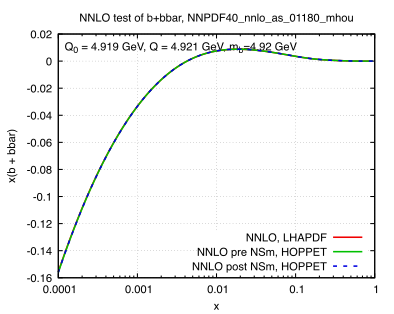

Here is the gnuplot script that generated this plot:
# gnuplot file, template generated automatically with
# /Users/gsalam/scripts/gptemplate.py MTM-NSm-test-plots.gp

set term pdfcairo enhanced font 'Helvetica,12pt' lw 1.5 size 10cm,8cm
set  style data lines
set lt 1 pt 4 ps 0.6 lw 1.5 lc rgb '#f00000'
set lt 2 pt 5 ps 0.6 lw 1.5 lc rgb '#00c000'
set lt 3 pt 6 ps 0.6 lw 1.5 lc rgb '#0000e0'
set lt 4 pt 7 ps 0.6 lw 1.5 lc rgb '#ff8000'
set lt 5 pt 8 ps 0.6 lw 1.5 lc rgb '#5070ff'
set key spacing 1.3

set output 'MTM-NSm-test-plots.pdf'

set log x
set xrange [1e-4:]
set xlabel 'x'
set grid

ncol=11
uV="2"
dV="3"
udS="5"
sTot="6"
sV="7"
bTot="10"
g="11"

file2(n)=sprintf("%d",1*n+1*ncol)
uV2=file2(uV)
dV2=file2(dV)
udS2=file2(udS)
sV2=file2(sV)
sTot2=file2(sTot)
bTot2=file2(bTot)
g2=file2(g)

m='<mergeidx.pl '
nnlo_pre =" -f check_nnpdf40_nnlo_preNSm.dat "
nnlo_post=" -f check_nnpdf40_nnlo_postNSm.dat "
nnlo_noev=" -f noev_nnpdf40_nnlo_postNSm.dat "
n3lo_pre =" -f check_nnpdf40_an3lo_preNSm.dat "
n3lo_post=" -f check_nnpdf40_an3lo_postNSm.dat "
n3lo_noev=" -f noev_nnpdf40_an3lo_postNSm.dat "

lhapdf=" LHAPDF.at.Q "
hoppet=" hoppet.at.Q "

nnpdf_N2='NNPDF40\_nnlo\_as\_01180\_mhou'
nnpdf_N3='NNPDF40\_an3lo\_as\_01180'

set label 1 'Q_0 = 4.919 GeV, Q = 4.921 GeV, m_b=4.92 GeV' at graph 0.02,0.95

set title 'NNLO test of b+bbar, '.nnpdf_N2
set ylabel 'x(b + bbar)'
set key bottom
plot m.nnlo_pre .lhapdf u 1:@bTot w l title 'NNLO, LHAPDF', \
     m.nnlo_pre .hoppet u 1:@bTot w l title 'NNLO pre NSm, HOPPET', \
     m.nnlo_post.hoppet u 1:@bTot w l dt 2 title 'NNLO post NSm, HOPPET'

set title 'N3LO test of b+bbar, '.nnpdf_N3
set ylabel 'x(b + bbar)'
set key bottom
plot m.n3lo_pre .lhapdf u 1:@bTot w l title 'N3LO, LHAPDF', \
     m.n3lo_pre .hoppet u 1:@bTot w l title 'N3LO pre NSm, HOPPET', \
     m.n3lo_post.hoppet u 1:@bTot w l dt 2 title 'N3LO post NSm, HOPPET'


set title 'NNLO Δd_V across b threshold, '.nnpdf_N2
set ylabel 'x Δd_V'
plot m.nnlo_noev.nnlo_post.lhapdf u 1:($@dV2-$@dV) w l title 'NNLO, LHAPDF',\
     m.nnlo_noev.nnlo_post.hoppet u 1:($@dV2-$@dV) w l title 'NNLO, HOPPET'

set title 'N3LO Δd_V across b threshold, '.nnpdf_N3
set ylabel 'x Δd_V'
print m.n3lo_noev.n3lo_post.lhapdf
plot m.n3lo_noev.n3lo_post.lhapdf u 1:($@dV2-$@dV) w l title 'N3LO, LHAPDF',\
     m.n3lo_noev.n3lo_pre .hoppet u 1:($@dV2-$@dV) w l title 'N3LO, HOPPET (pre NSm)',\
     m.n3lo_noev.n3lo_post.hoppet u 1:($@dV2-$@dV) w l title 'N3LO, HOPPET (post NSm)'

set title 'N3LO (post-pre)NSm above b threshold, '.nnpdf_N3
set ylabel 'x f(x): post-pre NSm'
plot m.n3lo_pre .n3lo_post.hoppet u 1:($@dV2-$@dV) w l title 'd_V (post-pre)NSm N3LO, HOPPET',\
     m.n3lo_pre .n3lo_post.hoppet u 1:($@uV2-$@uV) w l title 'u_V (post-pre)NSm N3LO, HOPPET',\
     m.n3lo_pre .n3lo_post.hoppet u 1:($@sV2-$@sV) w l title 's_V (post-pre)NSm N3LO, HOPPET',\

set title 'N3LO LHAPDF-HOPPET above b threshold, '.nnpdf_N3
set ylabel 'x f(x): LHAPDF-HOPPET'
plot m.n3lo_pre .hoppet.lhapdf u 1:($@uV2-$@uV) w l title 'u_V N3LO, LHAPDF-HOPPET, pre-NSm',\
     m.n3lo_post.hoppet.lhapdf u 1:($@uV2-$@uV) w l title 'u_V N3LO, LHAPDF-HOPPET, post-NSm N3LO',\

plot m.n3lo_pre .hoppet.lhapdf u 1:($@dV2-$@dV) w l title 'd_V N3LO, LHAPDF-HOPPET, pre-NSm',\
     m.n3lo_post.hoppet.lhapdf u 1:($@dV2-$@dV) w l title 'd_V N3LO, LHAPDF-HOPPET, post-NSm N3LO',\

plot m.n3lo_pre .hoppet.lhapdf u 1:($@udS2-$@udS) w l title 'u_S+d_S N3LO, LHAPDF-HOPPET, pre-NSm',\
     m.n3lo_post.hoppet.lhapdf u 1:($@udS2-$@udS) w l title 'u_S+d_S N3LO, LHAPDF-HOPPET, post-NSm N3LO',\

plot m.n3lo_pre .hoppet.lhapdf u 1:($@uV2+$@dV2+$@udS2-($@uV+$@dV+$@udS)) w l title 'u+ubar+d+dbar N3LO, LHAPDF-HOPPET, pre-NSm',\
     m.n3lo_post.hoppet.lhapdf u 1:($@uV2+$@dV2+$@udS2-($@uV+$@dV+$@udS)) w l title 'u+ubar+d+dbar N3LO, LHAPDF-HOPPET, post-NSm N3LO',\


plot m.n3lo_post.hoppet.lhapdf u 1:(($@g2-$@g)) w l title 'g N3LO, LHAPDF-HOPPET',\


#set title 'N3LO test of d_V, NNPDF40\_an3lo\_as\_01180'
#set ylabel 'x d_V'
#plot m.n3lo_noev.lhapdf u 1:@dV w l title 'N3LO, LHAPDF no ev', \
#     m.n3lo_noev.hoppet u 1:@dV w l title 'N3LO no ev pre NSm, HOPPET', \
#     m.n3lo_post.hoppet u 1:@dV w l dt 2 title 'N3LO post NSm, HOPPET'

# put your code here

set output
